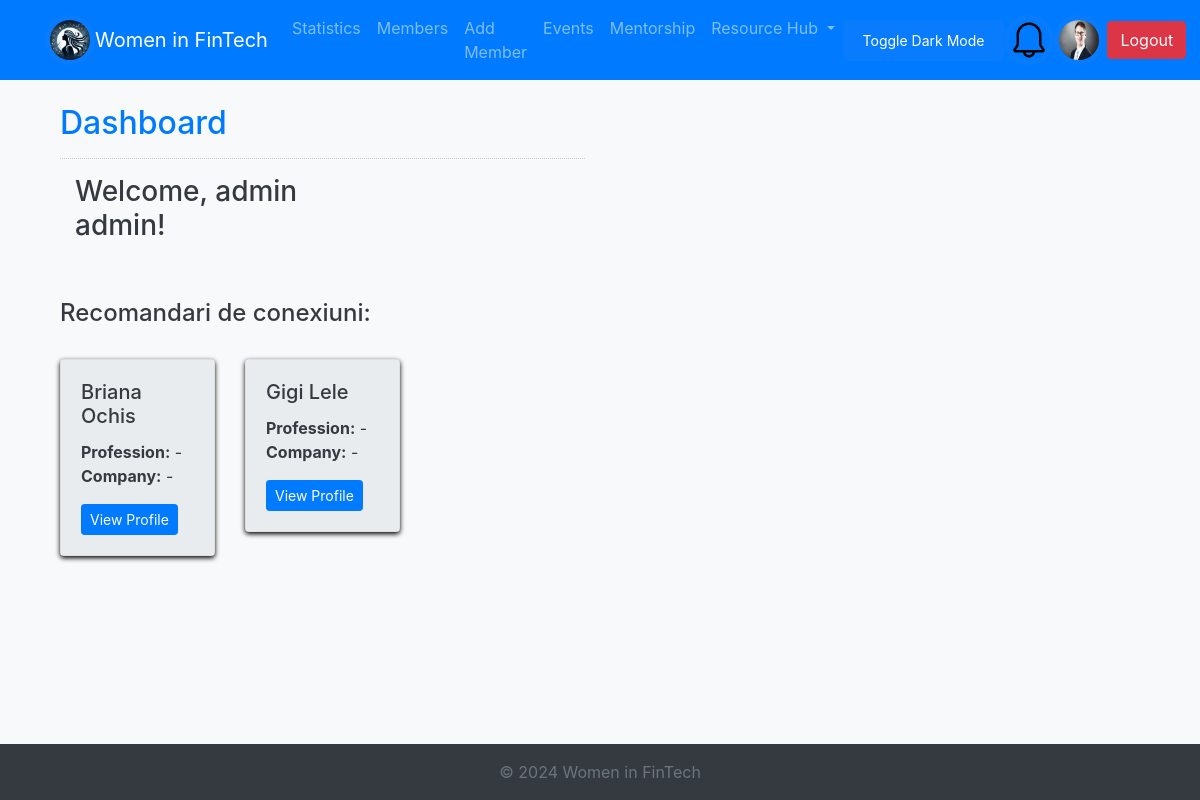
The page /dashboard.php (signed in) on the database its author committed.
### tables this page shows
CREATE TABLE `members` (
  `id` int(11) NOT NULL,
  `first_name` varchar(50) NOT NULL,
  `last_name` varchar(50) NOT NULL,
  `email` varchar(100) NOT NULL,
  `profession` varchar(100) DEFAULT '-',
  `company` varchar(100) DEFAULT '-',
  `expertise` text DEFAULT NULL,
  `linkedin_profile` varchar(255) DEFAULT NULL,
  `pfp` varchar(500) NOT NULL DEFAULT 'resources/default_profile_pic.jpg',
  `status` enum('admin','member','mentor') DEFAULT 'member',
  `created_at` timestamp NOT NULL DEFAULT current_timestamp(),
  `password` varchar(200) NOT NULL DEFAULT 'parola'
);

### dashboard.php (the view, shortened to what this page needs)
<?php
include_once 'includes/header.php';
$database = new Database();
$db = $database->getConnection();
?>
<div class="col-md-6 well">
    <h2 class="text-primary">Dashboard</h2>
    <hr style="border-top:1px dotted #ccc;"/>
    <div class="col-md-8">
        <?php
        $id = $_SESSION['user']['id'];
        $sql = $db->prepare("SELECT * FROM members WHERE id ='$id'");
        $sql->execute();
        $fetch = $sql->fetch();
        ?>
        <h3>Welcome, <?php echo $fetch['first_name'] . " " . $fetch['last_name']; ?>!</h3>
    </div>
    <br/>
    <br/>
    <div>
        <h4>Recomandari de conexiuni:</h4>
        <br/>
        <?php
        $profession = $fetch['profession'];
        $company = $fetch['company'];
        $query = "SELECT * FROM members WHERE (profession = '$profession' OR company = '$company') AND id != '$id' AND last_name != 'admin'";
        $stmt = $db->prepare($query);
        $stmt->execute();
        ?>
        <div class="row">
            <?php while ($row = $stmt->fetch(PDO::FETCH_ASSOC)): ?>
                <div class="col-md-4">
                    <div class="card member-card">
                        <div class="card-body">
                            <h5 class="card-title"><?php echo htmlspecialchars($row['first_name'] . ' ' . $row['last_name']); ?></h5>
                            <p class="card-text">
                                <strong>Profession:</strong> <?php echo htmlspecialchars($row['profession']); ?><br>
                                <strong>Company:</strong> <?php echo htmlspecialchars($row['company']); ?>
                            </p>
                            <a href="profile_view.php?id=<?php echo $row['id']; ?>" class="btn btn-primary btn-sm">View Profile</a>
                        </div>
                    </div>
                </div>
            <?php endwhile; ?>
        </div>
    </div>
</div>
<?php
include_once "includes/footer.php";
?>

### includes/header.php (shortened to what this page needs)
<?php
$database = new Database();
$db = $database->getConnection();
if(isset($_SESSION['user'])){
    $userId = $_SESSION['user']['id'];
    $query = "SELECT pfp FROM members WHERE id = :id";
    $stmt = $db->prepare($query);
    $stmt->bindParam(':id', $userId, PDO::PARAM_INT);
    $stmt->execute();
    $user = $stmt->fetch(PDO::FETCH_ASSOC);
$profilePic = $user['pfp'] ?? 'resources/default_profile_pic.jpg';
} else {
    $profilePic = 'resources/default_profile_pic.jpg';
}
?>
<!DOCTYPE html>
<html lang="ro">
<head>
    <link rel="stylesheet"
          href="https://stackpath.bootstrapcdn.com/bootstrap/4.5.2/css/bootstrap.min.css">
    <link rel="stylesheet" href="css/style.css">
</head>
<body class="bg-light">
<nav class="navbar navbar-expand-lg navbar-dark bg-primary">
    <div class="container">
        <img class="logo" src="logo.png" style="width: 50px; height: auto; border-radius: 50%; border: 5px solid #087cfc;">
        <a class="navbar-brand" href="<?php echo isset($_SESSION['user']) ? 'dashboard.php' : 'index.php'; ?>">Women in FinTech</a>
        <div class="collapse navbar-collapse" id="navbarNav">
            <ul class="navbar-nav">
                <?php if (isset($_SESSION['user'])): ?>
                    <?php if ($_SESSION['user']['status'] === 'admin' || $_SESSION['user']['status'] === 'mentor'): ?>
                        <li class="nav-item">
                            <a class="nav-link" href="statistics.php">Statistics</a>
                        </li>
                    <?php endif; ?>
                    <?php if ($_SESSION['user']['status'] === 'admin'): ?>
                        <li class="nav-item">
                            <a class="nav-link" href="members.php">Members</a>
                        </li>
                        <li class="nav-item">
                            <a class="nav-link" href="add_member.php">Add Member</a>
                        </li>
                    <?php endif; ?>
                    <li class="nav-item">
                        <a class="nav-link" href="events.php">Events</a>
                    </li>
                    <li class="nav-item">
                        <a class="nav-link" href="mentorship.php">Mentorship</a>
                    </li>
                    <li class="nav-item dropdown">
                        <a class="nav-link dropdown-toggle" href="#" id="resourceHubDropdown" role="button" data-toggle="dropdown" aria-haspopup="true" aria-expanded="false">
                            Resource Hub
                        </a>
                    </li>
                <?php endif; ?>
            </ul>
        </div>
        <input onclick="darkMode()" id="darkButton" class="btn btn-primary" type="button" value="Toggle Dark Mode">
        <?php if (isset($_SESSION['user'])): ?>
        <div class="dropdown">
            <img class="pfp dropdown-toggle" id="notificationBell" data-toggle="dropdown" aria-haspopup="true" aria-expanded="false"
                 src="resources/bell.png" style="width: 50px; height: 50px; border-radius: 50%; border: 5px solid #087cfc; cursor: pointer;">
        </div>
        <?php endif; ?>
        <?php if (isset($_SESSION['user'])): ?>
        <a href="edit_profile.php" style="padding-right: 3px">
            <img class="pfp" src="<?php echo htmlspecialchars($profilePic); ?>" style="width: 50px; height: 50px; border-radius: 50%; border: 5px solid #087cfc;">
        </a>
        <?php endif; ?>
        <div class="ml-auto">
            <?php if (isset($_SESSION['user'])): ?>
                <a href="logout.php" class="btn btn-danger">Logout</a>
            <?php else: ?>
                <a href="login.php" class="btn btn-success">Login</a>
            <?php endif; ?>
    </div>
</nav>
<div class="container mt-4">

### css/style.css (style rules this page uses)
body { min-height: 100vh; display: flex; flex-direction: column; }
.member-card { margin-bottom: 20px; box-shadow: 0 2px 5px black; }
.card-body { background-color: #e9ecef; }
.logo { border-radius: 50%; }
#darkButton { float: right; background-color: #087cfc; color: white; border: none; padding: 10px 20px; border-radius: 5px; cursor: pointer; font-size: 14px; }
.member-card { transition: transform 0.2s, box-shadow 0.2s; }

### rows shown on the page
members: pfp (picture), first_name "admin", last_name "admin"
members: first_name+last_name "Briana Ochis", profession "-", company "-"
members: first_name+last_name "Gigi Lele", profession "-", company "-"
